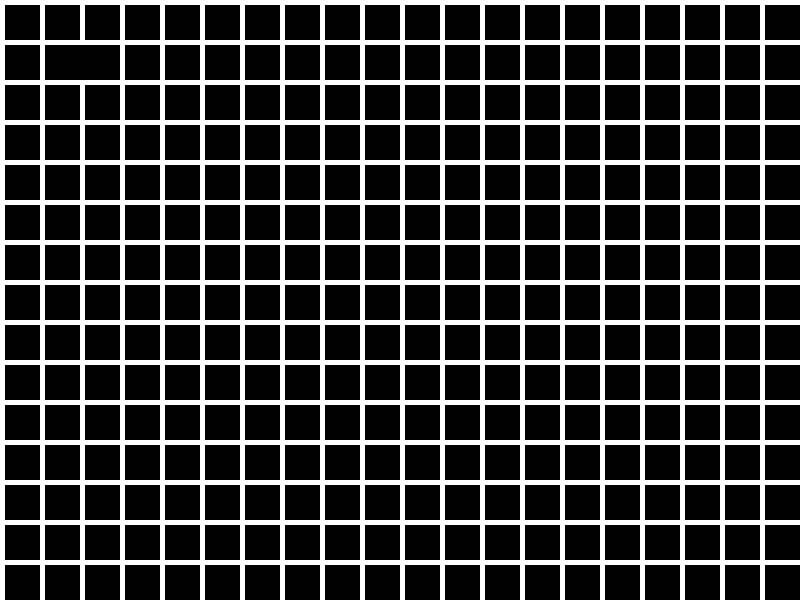
Frame 1 (no input)
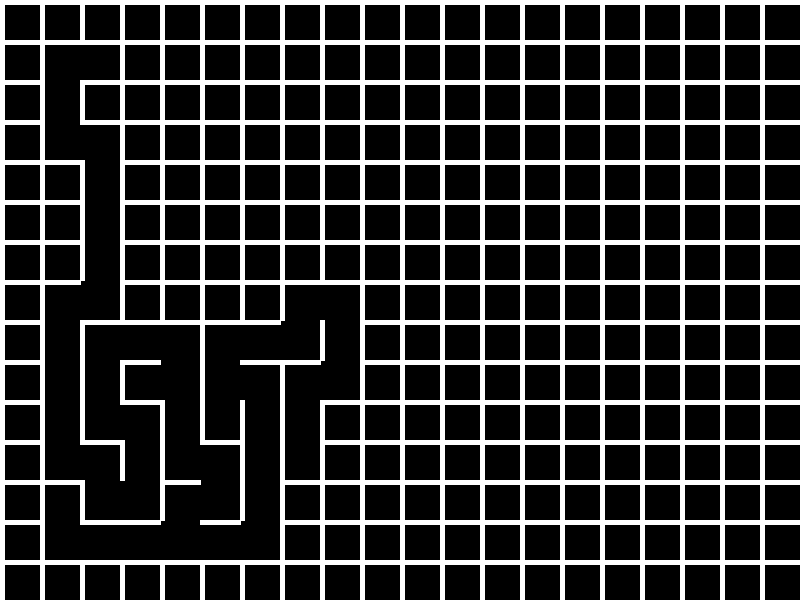
Frame 60 (the mouse pressed at the canvas centre just before this capture)
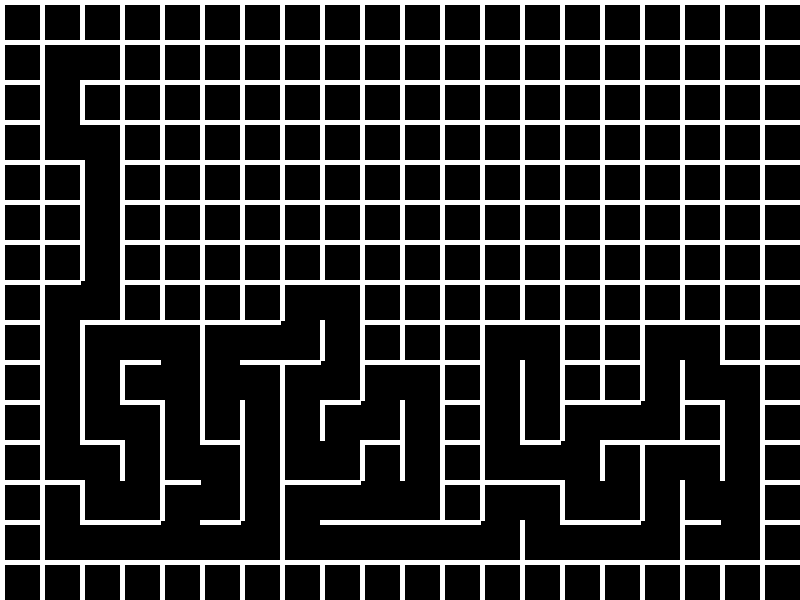
Frame 120 (the mouse held since frame 60 and released just before this capture)

The Processing sketch that drew these frames (run headless with seeded random() and noise(); from frame 60 on, the mouse is pressed at the canvas centre):

// Processing sketch: gen_maze_test
// ── gen_maze_test.pde
public class Player{
  public Player(int x, int y){
    this.x = x;
    this.y = y;
  }

  int x;
  int y;
}

class CellPos {
  int x, y;

  CellPos(int x, int y) {
    this.x = x;
    this.y = y;
  }
}

int MAZE_X, MAZE_Y;
float CELLSIZE;
float WALLSIZE;

int s = 15;

CellPos currcell;
ArrayList<CellPos> cellstack;
boolean[][] horwalls;
boolean[][] verwalls;
boolean[][] visited;
boolean whiledraw;

boolean create =false;

Player player;

ArrayList<CellPos> unvisited_n(CellPos cp) {
  ArrayList<CellPos> u = new ArrayList<CellPos>();

  u.add(new CellPos(cp.x - 1, cp.y));
  u.add(new CellPos(cp.x, cp.y + 1));
  u.add(new CellPos(cp.x, cp.y - 1));
  u.add(new CellPos(cp.x + 1, cp.y));

  for (int i = u.size() - 1; i >= 0; i--) {
    CellPos c = u.get(i);

    if (visited[c.x][c.y]) {
      u.remove(i);
    }
  }

  return u;
}

void domaze() {
  for (int i = 0; i < MAZE_X; i++) {
    for (int j = 0; j < MAZE_Y; j++) {
      visited[i][j] = false;
      verwalls[i][j] = true;
      horwalls[i][j] = true;
    }
  }

  for (int x = 0; x < MAZE_X; x++) {
    visited[x][0] = true;
    verwalls[x][MAZE_Y] = true;
    visited[x][MAZE_Y - 1] = true;
  }
  for (int y = 0; y < MAZE_Y; y++) {
    visited[0][y] = true;
    visited[MAZE_X - 1][y] = true;
    horwalls[MAZE_X][y] = true;
  }

  whiledraw = true;
}

int first_x = 0;
int first_y = 0;

void setup() {
  size(800, 600);

  CELLSIZE = height / (s * 1.0);
  MAZE_X = (int)(width / CELLSIZE);
  MAZE_Y = (int)(height / CELLSIZE);
  WALLSIZE = CELLSIZE / 10.0;

  visited = new boolean[MAZE_X][MAZE_Y];
  cellstack = new ArrayList<CellPos>();
  verwalls = new boolean[MAZE_X][MAZE_Y + 1];
  horwalls = new boolean[MAZE_X + 1][MAZE_Y];
  currcell = new CellPos(1, 1);
  cellstack.add(currcell);

  domaze();
}

void draw() {
  background(0);
  stroke(255);
  fill(255);


  if (whiledraw & cellstack.size() > 0) {
    ArrayList<CellPos> neighbours = unvisited_n(currcell);

    if (neighbours.size() > 0) {
      cellstack.add(0, currcell);
      currcell = neighbours.get((int)random(neighbours.size()));
      if(first_x==0){
        first_x = currcell.x;
        first_y = currcell.y;
      }
      visited[currcell.x][currcell.y] = true;

      CellPos old = cellstack.get(0);

      if (old.x == currcell.x) {
        if (old.y > currcell.y) {
          horwalls[old.x][old.y] = false;
        } else {
          horwalls[currcell.x][currcell.y] = false;
        }
      } else {
        if (old.x > currcell.x) {
          verwalls[old.x][old.y] = false;
        } else {
          verwalls[currcell.x][currcell.y] = false;
        }
      }
    } else {
      currcell = cellstack.get(0);
      cellstack.remove(0);
    }
  } else {
    whiledraw = false;
if(create==false){
  
    player = new Player(first_x, first_y);
    create =  true;
}

  }
  if(create==true){
   stroke(255,0,0);
  fill(255,0,0);
  rect(player.y * CELLSIZE, player.x * CELLSIZE, CELLSIZE, CELLSIZE);
    stroke(255);
    fill(255);
  }
  //translate(-CELLSIZE * 2, -CELLSIZE * 2);

  for (int i = 0; i < MAZE_X; i++) {
    for (int j = 0; j < MAZE_Y; j++) {
      if (verwalls[i][j]) {
        rect(i * CELLSIZE, j * CELLSIZE, WALLSIZE, CELLSIZE);
      }
      if (horwalls[i][j]) {
        rect(i * CELLSIZE, j * CELLSIZE, CELLSIZE, WALLSIZE);
      }
    }
  }

  for (int x = 0; x < MAZE_X; x++) {
    if (verwalls[x][MAZE_Y]) {
      rect(x * CELLSIZE, MAZE_Y * CELLSIZE, WALLSIZE, CELLSIZE);
    }
  }
  for (int y = 0; y < MAZE_Y; y++) {
    if (horwalls[MAZE_X][y]) {
      rect(MAZE_X * CELLSIZE, y * CELLSIZE, CELLSIZE, WALLSIZE);
    }
  }
  
}

void keyPressed() {
  //s++;
  if (keyCode == 'R') {
    s = 15;
    println(s - 2);
    setup();
  }
}

void keyReleased(){
  if(keyCode == UP&&verwalls[player.x-1][player.y]){
    player.x -=1;

  }
  else if(keyCode == DOWN ){
    player.x +=1;

  }
  else if(keyCode == LEFT ){
    player.y -=1;

  }
  else if(keyCode == RIGHT ){
    player.y +=1;

  }
}
